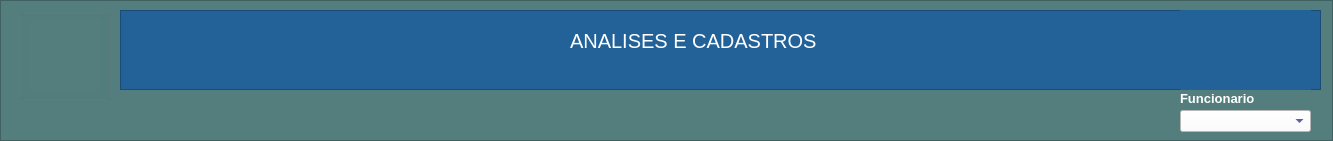
       <widget class="QFrame" name="frame">
        <property name="geometry">
         <rect>
          <x>5</x>
          <y>9</y>
          <width>1333</width>
          <height>141</height>
         </rect>
        </property>
        <property name="styleSheet">
         <string notr="true">background-color: rgb(83, 127, 90);
background-color: rgb(84, 126, 126);</string>
        </property>
        <property name="frameShape">
         <enum>QFrame::StyledPanel</enum>
        </property>
        <property name="frameShadow">
         <enum>QFrame::Raised</enum>
        </property>
        <widget class="QGroupBox" name="groupBox_6">
         <property name="geometry">
          <rect>
           <x>20</x>
           <y>9</y>
           <width>91</width>
           <height>91</height>
          </rect>
         </property>
         <property name="title">
          <string/>
         </property>
         <widget class="QLabel" name="label_30">
          <property name="geometry">
           <rect>
            <x>10</x>
            <y>10</y>
            <width>71</width>
            <height>71</height>
           </rect>
          </property>
          <property name="text">
           <string/>
          </property>
          <property name="pixmap">
           <pixmap>../Imagens/Cadastro_cliente.png</pixmap>
          </property>
          <property name="scaledContents">
           <bool>true</bool>
          </property>
         </widget>
        </widget>
        <widget class="QFrame" name="frame_9">
         <property name="geometry">
          <rect>
           <x>120</x>
           <y>10</y>
           <width>1201</width>
           <height>80</height>
          </rect>
         </property>
         <property name="styleSheet">
          <string notr="true">background-color: rgb(34, 98, 153);</string>
         </property>
         <property name="frameShape">
          <enum>QFrame::StyledPanel</enum>
         </property>
         <property name="frameShadow">
          <enum>QFrame::Raised</enum>
         </property>
         <widget class="QLabel" name="label_31">
          <property name="geometry">
           <rect>
            <x>450</x>
            <y>10</y>
            <width>281</width>
            <height>41</height>
           </rect>
          </property>
          <property name="font">
           <font>
            <pointsize>15</pointsize>
           </font>
          </property>
          <property name="styleSheet">
           <string notr="true">color: rgb(255, 255, 255);</string>
          </property>
          <property name="text">
           <string>ANALISES E CADASTROS</string>
          </property>
         </widget>
         <widget class="QLabel" name="label_58">
          <property name="geometry">
           <rect>
            <x>1060</x>
            <y>-6</y>
            <width>131</width>
            <height>88</height>
           </rect>
          </property>
          <property name="text">
           <string/>
          </property>
          <property name="pixmap">
           <pixmap>../Imagens/globe_earth_planet_2767.ico</pixmap>
          </property>
          <property name="scaledContents">
           <bool>true</bool>
          </property>
         </widget>
        </widget>
        <widget class="QComboBox" name="comboBox_7">
         <property name="geometry">
          <rect>
           <x>1180</x>
           <y>110</y>
           <width>131</width>
           <height>22</height>
          </rect>
         </property>
         <property name="font">
          <font>
           <pointsize>10</pointsize>
          </font>
         </property>
         <property name="cursor">
          <cursorShape>PointingHandCursor</cursorShape>
         </property>
         <property name="styleSheet">
          <string notr="true">background-color: rgb(255, 255, 255);
color: rgb(0, 0, 127);</string>
         </property>
        </widget>
        <widget class="QLabel" name="label_33">
         <property name="geometry">
          <rect>
           <x>1180</x>
           <y>90</y>
           <width>81</width>
           <height>16</height>
          </rect>
         </property>
         <property name="font">
          <font>
           <family>Arial</family>
           <pointsize>10</pointsize>
           <weight>75</weight>
           <bold>true</bold>
          </font>
         </property>
         <property name="styleSheet">
          <string notr="true">color: rgb(255, 255, 255);</string>
         </property>
         <property name="text">
          <string>Funcionario</string>
         </property>
        </widget>
       </widget>
